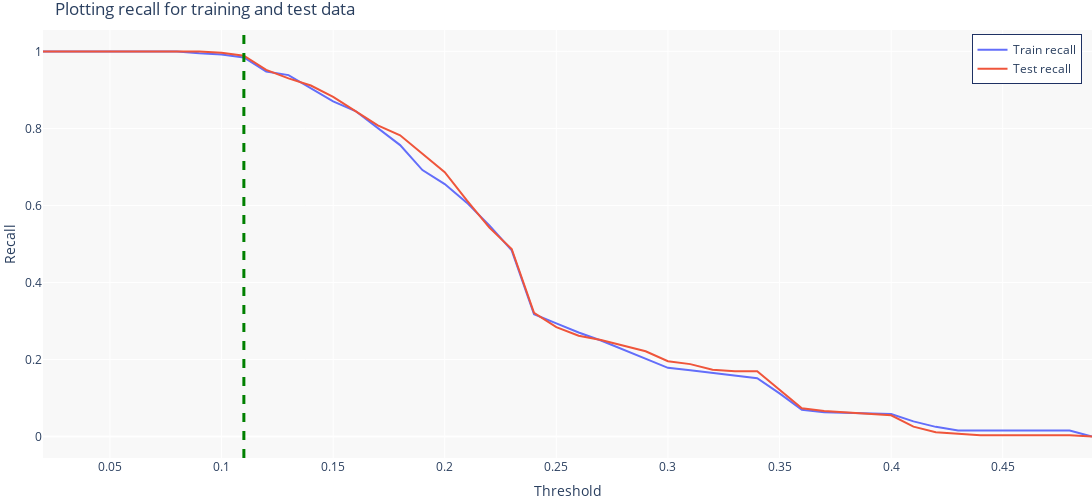

Notebook code for this chart:
### Code cell
plot1 = go.Scatter(x=cross_val['threshold'],y=cross_val['train_recall'],name='Train recall')
plot2 = go.Scatter(x=cross_val['threshold'],y=cross_val['test_recall'],name='Test recall')

fig = make_subplots(shared_xaxes=True, shared_yaxes=True)
fig.add_trace(plot1)
fig.add_trace(plot2)
fig.add_vline(x=0.11, line_width=3, line_dash="dash", line_color="green")
fig.update_layout(
    title="Plotting recall for training and test data",
    xaxis_title="Threshold", yaxis_title="Recall",
    legend=dict(yanchor="top", y=0.99, xanchor="right", x=0.99, bordercolor='#1E3163', borderwidth=1),
    width=1200, height=500, plot_bgcolor = '#F8F8F8',
    margin=dict(l=0, r=0, b=0, t=30, pad=0)
)

fig.show()

### Figure 1 — Plotly figure (JSON) as saved in the notebook; plotly's stock layout.template omitted (floating-point values rounded to 4 significant figures)
{"data": [{"name": "Train recall", "type": "scatter", "x": [0.02, 0.03, 0.04, 0.05, 0.06, 0.07, 0.08, 0.09, 0.1, 0.11, 0.12, 0.13, 0.14, 0.15, 0.16, 0.17, 0.18, 0.19, 0.2, 0.21, 0.22, 0.23, 0.24, 0.25, 0.26, 0.27, 0.28, 0.29, 0.3, 0.31, 0.32, 0.33, 0.34, 0.35, 0.36, 0.37, 0.38, 0.39, 0.4, 0.41, 0.42, 0.43, 0.44, 0.45, 0.46, 0.47, 0.48, 0.49], "y": [1, 1, 1, 1, 1, 1, 1, 0.9953, 0.9921, 0.9842, 0.9479, 0.9384, 0.9036, 0.8705, 0.8452, 0.8009, 0.7567, 0.6919, 0.6556, 0.6066, 0.5482, 0.4834, 0.3175, 0.2938, 0.2701, 0.2496, 0.2259, 0.2038, 0.1785, 0.1722, 0.1659, 0.158, 0.1517, 0.1122, 0.06951, 0.06319, 0.06161, 0.06161, 0.05845, 0.03949, 0.02528, 0.0158, 0.0158, 0.0158, 0.0158, 0.0158, 0.0158, 0]}, {"name": "Test recall", "type": "scatter", "x": [0.02, 0.03, 0.04, 0.05, 0.06, 0.07, 0.08, 0.09, 0.1, 0.11, 0.12, 0.13, 0.14, 0.15, 0.16, 0.17, 0.18, 0.19, 0.2, 0.21, 0.22, 0.23, 0.24, 0.25, 0.26, 0.27, 0.28, 0.29, 0.3, 0.31, 0.32, 0.33, 0.34, 0.35, 0.36, 0.37, 0.38, 0.39, 0.4, 0.41, 0.42, 0.43, 0.44, 0.45, 0.46, 0.47, 0.48, 0.49], "y": [1, 1, 1, 1, 1, 1, 1, 1, 0.9963, 0.9889, 0.952, 0.9299, 0.9114, 0.8819, 0.845, 0.8081, 0.7823, 0.7343, 0.6863, 0.6125, 0.5424, 0.4871, 0.321, 0.2841, 0.262, 0.2509, 0.2362, 0.2214, 0.1956, 0.1882, 0.1734, 0.1697, 0.1697, 0.1218, 0.0738, 0.06642, 0.06273, 0.05904, 0.05535, 0.02583, 0.01107, 0.00738, 0.00369, 0.00369, 0.00369, 0.00369, 0.00369, 0]}], "layout": {"height": 500, "legend": {"bordercolor": "#1E3163", "borderwidth": 1, "x": 0.99, "xanchor": "right", "y": 0.99, "yanchor": "top"}, "margin": {"b": 0, "l": 0, "pad": 0, "r": 0, "t": 30}, "plot_bgcolor": "#F8F8F8", "shapes": [{"line": {"color": "green", "dash": "dash", "width": 3}, "type": "line", "x0": 0.11, "x1": 0.11, "xref": "x", "y0": 0, "y1": 1, "yref": "y domain"}], "title": {"text": "Plotting recall for training and test data"}, "width": 1200, "xaxis": {"anchor": "y", "domain": [0, 1], "title": {"text": "Threshold"}}, "yaxis": {"anchor": "x", "domain": [0, 1], "title": {"text": "Recall"}}}}
